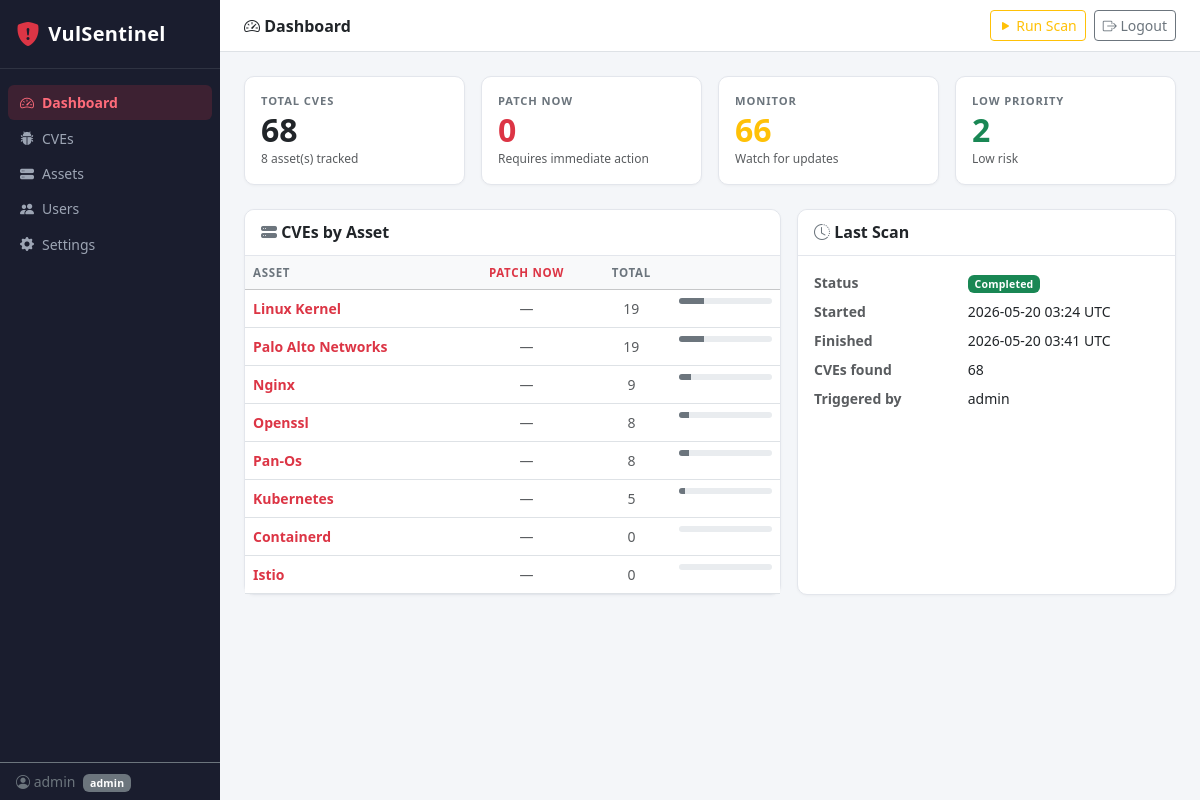
The app's page /dashboard (signed in) with its own data.
### tables this page shows
CREATE TABLE users (
                id INTEGER PRIMARY KEY AUTOINCREMENT,
                username TEXT UNIQUE NOT NULL,
                email TEXT UNIQUE NOT NULL,
                password_hash TEXT NOT NULL,
                role TEXT NOT NULL DEFAULT 'viewer',
                created_at TEXT NOT NULL DEFAULT (datetime('now'))
            );

CREATE TABLE assets (
                id INTEGER PRIMARY KEY AUTOINCREMENT,
                name TEXT NOT NULL,
                keyword TEXT NOT NULL,
                description TEXT DEFAULT '',
                active INTEGER NOT NULL DEFAULT 1,
                created_at TEXT NOT NULL DEFAULT (datetime('now'))
            );

CREATE TABLE scan_runs (
                id INTEGER PRIMARY KEY AUTOINCREMENT,
                triggered_by TEXT,
                started_at TEXT NOT NULL DEFAULT (datetime('now')),
                finished_at TEXT,
                cves_found INTEGER DEFAULT 0,
                status TEXT NOT NULL DEFAULT 'running',
                error TEXT
            );

### web/routes/dashboard.py (the view)
@router.get("/dashboard", response_class=HTMLResponse)
def dashboard(request: Request):
    user = get_session_user(request)
    if not user:
        return RedirectResponse("/login", status_code=303)
    with get_db() as conn:
        total_cves = conn.execute("SELECT COUNT(*) FROM cves").fetchone()[0]
        patch_now = conn.execute(
            "SELECT COUNT(*) FROM cves WHERE recommended_action = 'PATCH NOW'"
        ).fetchone()[0]
        monitor = conn.execute(
            "SELECT COUNT(*) FROM cves WHERE recommended_action = 'MONITOR'"
        ).fetchone()[0]
        low_pri = conn.execute(
            "SELECT COUNT(*) FROM cves WHERE recommended_action = 'LOW PRIORITY'"
        ).fetchone()[0]
        total_assets = conn.execute("SELECT COUNT(*) FROM assets WHERE active = 1").fetchone()[0]
        asset_counts = conn.execute("""
            SELECT a.name, a.id,
                   COUNT(c.id) as total,
                   SUM(CASE WHEN c.recommended_action = 'PATCH NOW' THEN 1 ELSE 0 END) as critical
            FROM assets a
            LEFT JOIN cves c ON c.asset_id = a.id
            WHERE a.active = 1
            GROUP BY a.id
            ORDER BY critical DESC, total DESC
        """).fetchall()
        recent_critical = conn.execute("""
            SELECT c.*, a.name as asset_name
            FROM cves c JOIN assets a ON a.id = c.asset_id
            WHERE c.recommended_action = 'PATCH NOW'
            ORDER BY c.scanned_at DESC
            LIMIT 10
        """).fetchall()
        last_scan = conn.execute(
            "SELECT * FROM scan_runs ORDER BY started_at DESC LIMIT 1"
        ).fetchone()
    return templates.TemplateResponse(request, "dashboard.html", {
        "user": user,
        "active_page": "dashboard",
        "total_cves": total_cves,
        "patch_now": patch_now,
        "monitor": monitor,
        "low_pri": low_pri,
        "total_assets": total_assets,
        "asset_counts": [dict(r) for r in asset_counts],
        "recent_critical": [dict(r) for r in recent_critical],
        "last_scan": dict(last_scan) if last_scan else None,
        "scan_running": scan_state["is_running"],
    })

### web/templates/dashboard.html (shortened to what this page needs)
{% extends "base.html" %}
{% block page_title %}<i class="bi bi-speedometer2"></i> Dashboard{% endblock %}
{% block content %}
<div class="row g-3 mb-4">
  <div class="col-6 col-md-3">
    <div class="card stat-card h-100">
      <div class="card-body">
        <div class="stat-label">Total CVEs</div>
        <div class="stat-value text-dark">{{ total_cves }}</div>
        <div class="stat-sub text-muted">{{ total_assets }} asset(s) tracked</div>
      </div>
    </div>
  </div>
  <div class="col-6 col-md-3">
    <a href="/cves?action=PATCH+NOW" class="text-decoration-none">
      <div class="card stat-card stat-card-critical h-100">
        <div class="card-body">
          <div class="stat-label">PATCH NOW</div>
          <div class="stat-value text-danger">{{ patch_now }}</div>
          <div class="stat-sub text-muted">Requires immediate action</div>
        </div>
      </div>
    </a>
  </div>
  <div class="col-6 col-md-3">
    <a href="/cves?action=MONITOR" class="text-decoration-none">
      <div class="card stat-card stat-card-monitor h-100">
        <div class="card-body">
          <div class="stat-label">MONITOR</div>
          <div class="stat-value text-warning">{{ monitor }}</div>
          <div class="stat-sub text-muted">Watch for updates</div>
        </div>
      </div>
    </a>
  </div>
  <div class="col-6 col-md-3">
    <a href="/cves?action=LOW+PRIORITY" class="text-decoration-none">
      <div class="card stat-card stat-card-low h-100">
        <div class="card-body">
          <div class="stat-label">LOW PRIORITY</div>
          <div class="stat-value text-success">{{ low_pri }}</div>
          <div class="stat-sub text-muted">Low risk</div>
        </div>
      </div>
    </a>
  </div>
</div>
<div class="row g-3 mb-4">
  <div class="col-md-7">
    <div class="card h-100">
      <div class="card-header fw-semibold">
        <i class="bi bi-hdd-stack-fill text-secondary"></i> CVEs by Asset
      </div>
      <div class="card-body p-0">
        {% if asset_counts %}
        <table class="table table-hover mb-0 small">
          <thead class="table-light">
            <tr>
              <th>Asset</th>
              <th class="text-center text-danger">PATCH NOW</th>
              <th class="text-center">Total</th>
              <th></th>
            </tr>
          </thead>
          <tbody>
            {% for a in asset_counts %}
            <tr>
              <td><a href="/cves?asset_id={{ a.id }}" class="text-decoration-none fw-semibold">{{ a.name }}</a></td>
              <td class="text-center">
                {% if a.critical > 0 %}
                <span class="badge bg-danger">{{ a.critical }}</span>
                {% else %}
                <span class="text-muted">—</span>
                {% endif %}
              </td>
              <td class="text-center text-muted">{{ a.total }}</td>
              <td>
                <div class="progress" style="height:6px;min-width:60px">
                  {% if total_cves > 0 %}
                  <div class="progress-bar bg-secondary" style="width:{{ (a.total / total_cves * 100)|int }}%"></div>
                  {% endif %}
                </div>
              </td>
            </tr>
            {% endfor %}
          </tbody>
        </table>
        {% else %}
        <div class="text-center text-muted py-5">
          <i class="bi bi-inbox fs-2"></i>
          <p class="mt-2 mb-0 small">No CVE data yet. <a href="/scan/trigger" class="text-decoration-none">Run a scan</a> to populate.</p>
        </div>
        {% endif %}
      </div>
    </div>
  </div>
  <div class="col-md-5">
    <div class="card h-100">
      <div class="card-header fw-semibold">
        <i class="bi bi-clock-history text-secondary"></i> Last Scan
      </div>
      <div class="card-body">
        {% if last_scan %}
        <dl class="row small mb-0">
          <dt class="col-5 text-muted">Status</dt>
          <dd class="col-7">
            {% if last_scan.status == 'completed' %}
            <span class="badge bg-success">Completed</span>
            {% elif last_scan.status == 'running' %}
            <span class="badge bg-warning text-dark">Running</span>
            {% else %}
            <span class="badge bg-danger">{{ last_scan.status }}</span>
            {% endif %}
          </dd>
          <dt class="col-5 text-muted">Started</dt>
          <dd class="col-7">{{ last_scan.started_at[:16] | replace('T',' ') }} UTC</dd>
          {% if last_scan.finished_at %}
          <dt class="col-5 text-muted">Finished</dt>
          <dd class="col-7">{{ last_scan.finished_at[:16] | replace('T',' ') }} UTC</dd>
          {% endif %}
          <dt class="col-5 text-muted">CVEs found</dt>
          <dd class="col-7">{{ last_scan.cves_found }}</dd>
          <dt class="col-5 text-muted">Triggered by</dt>
          <dd class="col-7">{{ last_scan.triggered_by or '—' }}</dd>
        </dl>
        {% endif %}
      </div>
    </div>
  </div>
</div>
{% endblock %}

### web/templates/base.html (shortened to what this page needs)
<!DOCTYPE html>
<html lang="en">
<head>
  <link rel="stylesheet" href="https://cdn.jsdelivr.net/npm/bootstrap@5.3.2/dist/css/bootstrap.min.css">
  <link rel="stylesheet" href="https://cdn.jsdelivr.net/npm/bootstrap-icons@1.11.3/font/bootstrap-icons.css">
  <link rel="stylesheet" href="/static/style.css">
</head>
<body>
<div class="wrapper">
  <nav class="sidebar d-flex flex-column">
    <div class="sidebar-brand px-3 py-3 d-flex align-items-center gap-2">
      <i class="bi bi-shield-fill-exclamation text-danger fs-4"></i>
      <span class="fw-bold text-white fs-5">VulSentinel</span>
    </div>
    <hr class="text-secondary my-0">
    <ul class="nav flex-column px-2 py-3 flex-grow-1">
      <li class="nav-item">
        <a class="nav-link sidebar-link {% if active_page == 'dashboard' %}active{% endif %}" href="/dashboard">
          <i class="bi bi-speedometer2"></i> Dashboard
        </a>
      </li>
      <li class="nav-item">
        <a class="nav-link sidebar-link {% if active_page == 'cves' %}active{% endif %}" href="/cves">
          <i class="bi bi-bug-fill"></i> CVEs
        </a>
      </li>
      <li class="nav-item">
        <a class="nav-link sidebar-link {% if active_page == 'assets' %}active{% endif %}" href="/assets">
          <i class="bi bi-hdd-stack-fill"></i> Assets
        </a>
      </li>
      {% if user.role == 'admin' %}
      <li class="nav-item">
        <a class="nav-link sidebar-link {% if active_page == 'users' %}active{% endif %}" href="/users">
          <i class="bi bi-people-fill"></i> Users
        </a>
      </li>
      <li class="nav-item">
        <a class="nav-link sidebar-link {% if active_page == 'settings' %}active{% endif %}" href="/settings">
          <i class="bi bi-gear-fill"></i> Settings
        </a>
      </li>
      {% endif %}
    </ul>
    <div class="px-3 py-2 text-secondary small border-top border-secondary">
      <i class="bi bi-person-circle"></i> {{ user.username }}
      <span class="badge bg-secondary ms-1">{{ user.role }}</span>
    </div>
  </nav>
  <div class="content-wrapper d-flex flex-column">
    <div class="topbar d-flex justify-content-between align-items-center px-4 py-2 border-bottom">
      <div class="fw-semibold text-dark">{% block page_title %}{% endblock %}</div>
      <div class="d-flex align-items-center gap-2">
        {% if user.role == 'admin' %}
        <form method="post" action="/scan/trigger" class="d-inline">
          <button type="submit" class="btn btn-sm btn-outline-warning">
            <i class="bi bi-play-fill"></i> Run Scan
          </button>
        </form>
        {% endif %}
        <a href="/logout" class="btn btn-sm btn-outline-secondary">
          <i class="bi bi-box-arrow-right"></i> Logout
        </a>
      </div>
    </div>
    {% set msg = request.query_params.get('msg') %}
    {% set err = request.query_params.get('error') %}
    <main class="p-4 flex-grow-1">
      {% block content %}{% endblock %}
    </main>
  </div>
</div>
</body>
</html>

### web/static/style.css (style rules this page uses)
body { background: #f4f6f9; }
.wrapper { display: flex; min-height: 100vh; }
.sidebar { width: 220px; min-width: 220px; background: #1a1d2e; color: #cdd3e0; position: sticky; top: 0; height: 100vh; overflow-y: auto; }
.sidebar-brand { letter-spacing: 0.02em; }
.sidebar-link { color: #9da5b4 !important; border-radius: 6px; padding: 0.45rem 0.75rem; display: flex; align-items: center; gap: 0.5rem; font-size: 0.875rem; transition: background 0.15s, color 0.15s; }
.sidebar-link.active { background: rgba(220, 53, 69, 0.18); color: #ff6b7a !important; font-weight: 600; }
.content-wrapper { flex: 1; min-width: 0; background: #f4f6f9; }
.topbar { background: #fff; border-bottom: 1px solid #e3e6ec; min-height: 52px; }
.stat-card { border: none; border-radius: 10px; box-shadow: 0 1px 4px rgba(0,0,0,0.06); transition: box-shadow 0.15s; }
.stat-card-critical { border-left: 4px solid #dc3545; }
.stat-card-monitor { border-left: 4px solid #ffc107; }
.stat-card-low { border-left: 4px solid #198754; }
.stat-label { font-size: 0.7rem; font-weight: 700; text-transform: uppercase; letter-spacing: 0.08em; color: #6c757d; margin-bottom: 0.25rem; }
.stat-value { font-size: 2rem; font-weight: 700; line-height: 1; }
.stat-sub { font-size: 0.75rem; margin-top: 0.25rem; }
.table th { font-size: 0.72rem; font-weight: 700; text-transform: uppercase; letter-spacing: 0.06em; color: #6c757d; }
.card { border: 1px solid #e3e6ec; border-radius: 10px; box-shadow: 0 1px 3px rgba(0,0,0,0.04); }
.card-header { background: #fff; border-bottom: 1px solid #e3e6ec; border-radius: 10px 10px 0 0 !important; padding: 0.65rem 1rem; }
.badge { font-weight: 600; letter-spacing: 0.02em; }
.progress { border-radius: 4px; }
a { color: #dc3545; }

### records on screen
users: username "admin", role "admin"
assets: name "Linux Kernel", total "19", {{ (a.total / total_cves * 100)|int }} 27 (drawn)
assets: name "Palo Alto Networks", total "19", {{ (a.total / total_cves * 100)|int }} 27 (drawn)
assets: name "Nginx", total "9", {{ (a.total / total_cves * 100)|int }} 13 (drawn)
assets: name "Openssl", total "8", {{ (a.total / total_cves * 100)|int }} 11 (drawn)
assets: name "Pan-Os", total "8", {{ (a.total / total_cves * 100)|int }} 11 (drawn)
assets: name "Kubernetes", total "5", {{ (a.total / total_cves * 100)|int }} 7 (drawn)
assets: name "Containerd", total "0"
assets: name "Istio", total "0"
scan_runs: started_at "2026-05-20 03:24", finished_at "2026-05-20 03:41", cves_found "68", triggered_by "admin"

### other values on screen
{{ total_cves }} "68"
{{ total_assets }} "8"
{{ patch_now }} "0"
{{ monitor }} "66"
{{ low_pri }} "2"
